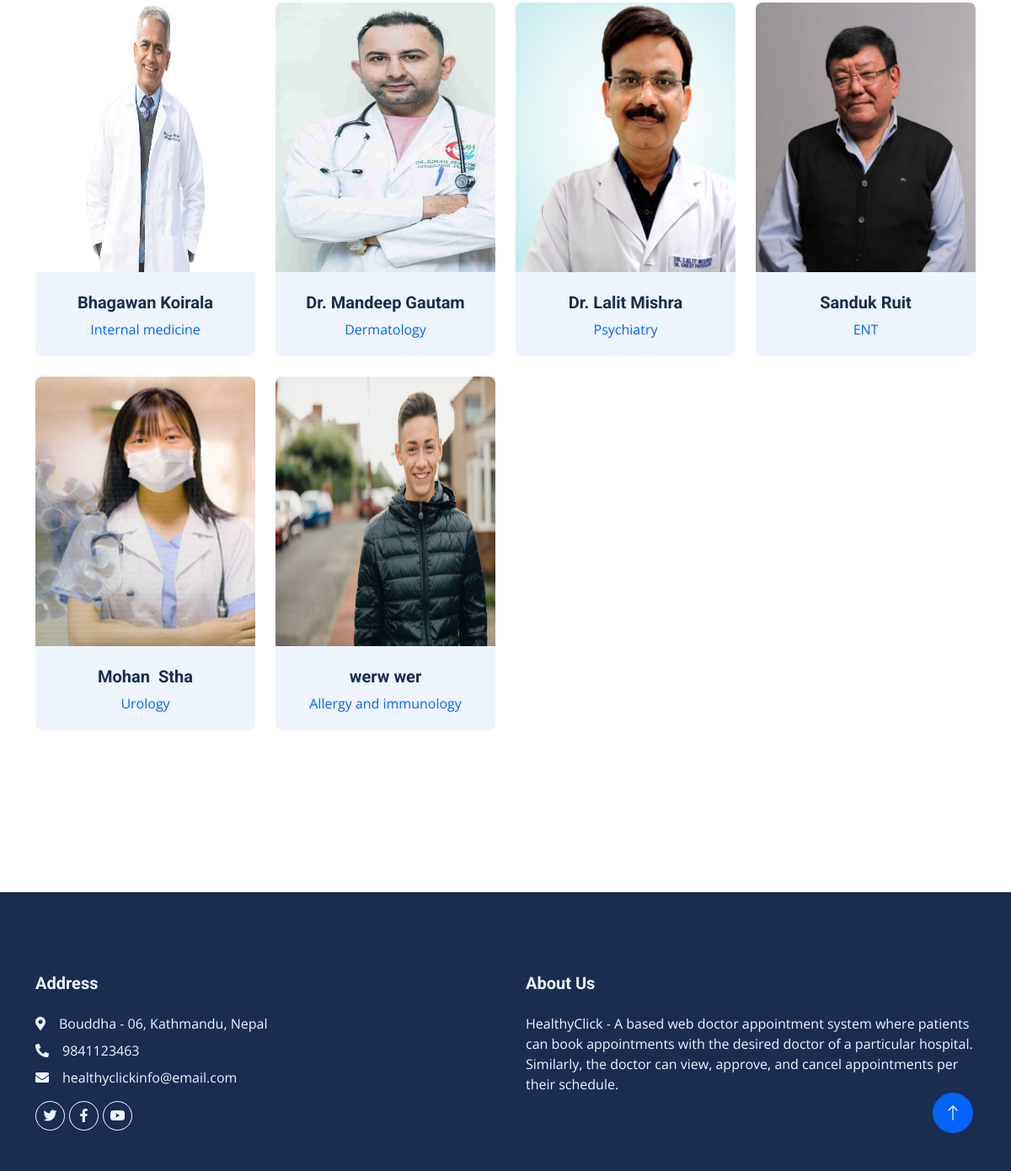
Before: / (lower part) with the older database file.
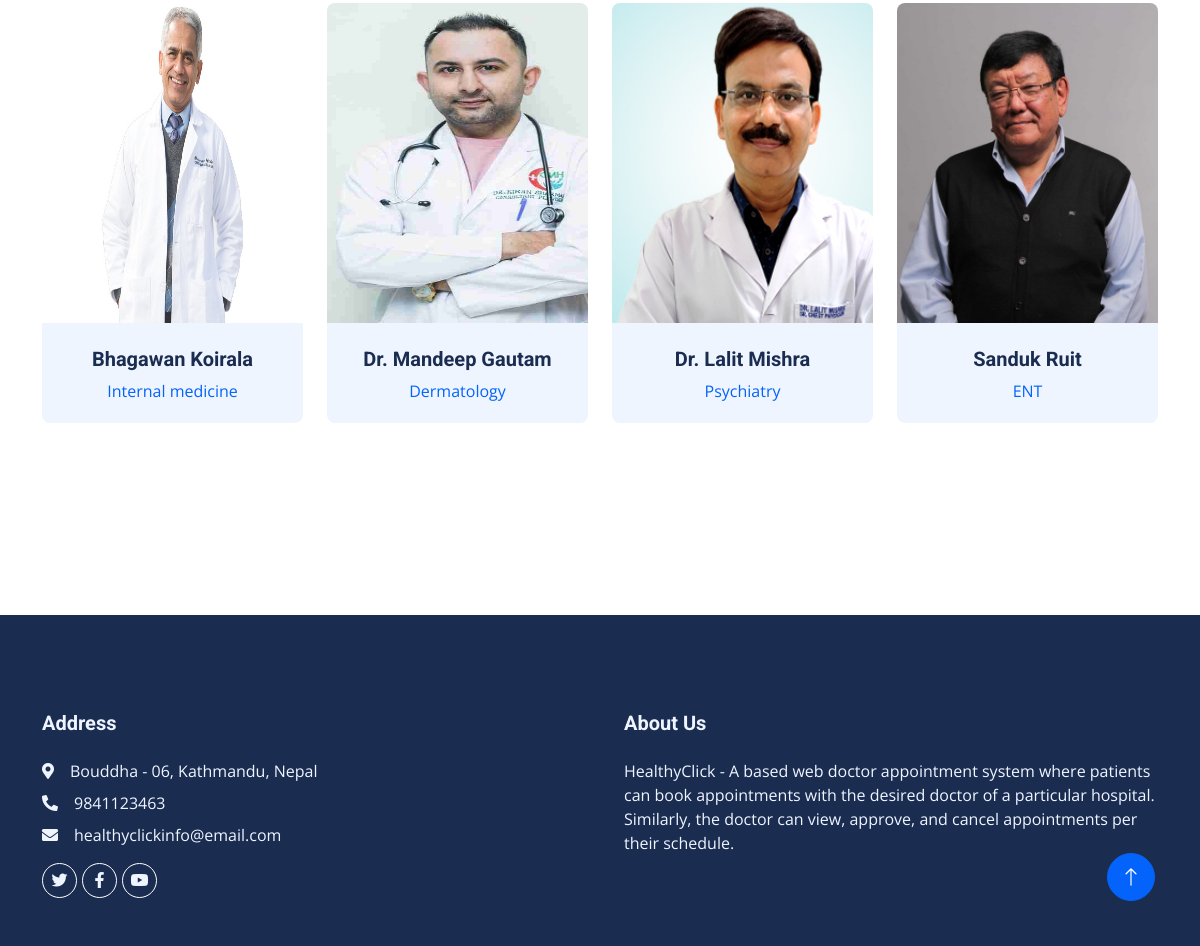
After: the same page with the newer database file.
### dasapp/models.py (models this page shows, shortened)
class DoctorReg(models.Model):
    admin = models.OneToOneField(CustomUser, on_delete=models.CASCADE, null=True, blank=True)
    mobilenumber = models.CharField(max_length=11)
    specialization_id = models.ForeignKey(Specialization, on_delete=models.CASCADE)
    regdate_at = models.DateTimeField(auto_now_add=True)
    updated_at = models.DateTimeField(auto_now=True)

class CustomUser(AbstractUser):
    USER = {
        (1, "admin"),
        (2, "doc"),
    }
    user_type = models.CharField(choices=USER, max_length=50, default=1)
    profile_pic = models.ImageField(upload_to="profile_pics/", blank=True, null=True)

class Specialization(models.Model):
    sname = models.CharField(max_length=200)
    created_at = models.DateTimeField(auto_now_add=True)
    updated_at = models.DateTimeField(auto_now=True)

class Page(models.Model):
    pagetitle = models.CharField(max_length=250)
    address = models.CharField(max_length=250)
    aboutus = models.TextField()
    email = models.EmailField(max_length=200)
    mobilenumber = models.IntegerField(default=0)
    created_at = models.DateTimeField(auto_now_add=True)
    updated_at = models.DateTimeField(auto_now=True)

### docappsystem/userviews.py (the view)
# urls.py: path("", userviews.Index, name="index"),
def Index(request):
    doctorview = DoctorReg.objects.all()
    page = Page.objects.all()
    context = {
        "doctorview": doctorview,
        "page": page,
    }
    return render(request, "index.html", context)

### templates/index.html (shortened to what this page needs)
{% extends 'userbase.html' %}
{% load static %}
{% block content %}
                {% for i in page %}
<div class="container-xxl py-5">
    <div class="container">
        <div class="row g-4">
            {% for i in doctorview %}
            <div class="col-lg-3 col-md-6 wow fadeInUp" data-wow-delay="0.1s">
                <div class="team-item position-relative rounded overflow-hidden">
                    <div class="overflow-hidden">
                        <img src="{{i.admin.profile_pic.url}}" alt="" width="300" height="320">
                    </div>
                    <div class="team-text bg-light text-center p-4">
                        <h5>{{i.admin.first_name }} {{ i.admin.last_name}}</h5>
                        <p class="text-primary">{{i.specialization_id.sname}}</p>
                    </div>
                </div>
            </div>{% endfor %}
        </div>
    </div>
</div>
<div class="container-xxl py-5">
         {% endfor %}
    </div>
{% endblock %}

### templates/userbase.html (shortened to what this page needs)
<!DOCTYPE html>
<html lang="en">
    {% load static %}
<head>
    <link href="https://cdnjs.cloudflare.com/ajax/libs/font-awesome/5.10.0/css/all.min.css" rel="stylesheet">
    <link href="https://cdn.jsdelivr.net/npm/bootstrap-icons@1.4.1/font/bootstrap-icons.css" rel="stylesheet">
    <link href="{% static 'lib/animate/animate.min.css'%}" rel="stylesheet">
    <link href="{% static 'lib/owlcarousel/assets/owl.carousel.min.css'%}" rel="stylesheet">
    <link href="{% static 'lib/tempusdominus/css/tempusdominus-bootstrap-4.min.css'%}" rel="stylesheet" />
    <link href="{% static 'css/bootstrap.min.css'%}" rel="stylesheet">
    <link href="{% static 'css/style.css'%}" rel="stylesheet">
</head>
<body>
{% block content %}
{% endblock %}
    {% include 'userincludes/footer.html' %}
</body>
</html>

### templates/userincludes/header.html (shortened to what this page needs)
{% load static %}

### templates/userincludes/footer.html
{% load static %}
<div class="container-fluid bg-dark text-light footer mt-5 pt-5 wow fadeIn" data-wow-delay="0.1s">
    <div class="container py-5">
        <div class="row g-5">
            <div class="col-lg-6 col-md-6">
                <h5 class="text-light mb-4">Address</h5>
                {% for i in page %}
                <p class="mb-2"><i class="fa fa-map-marker-alt me-3"></i>{{i.address}}</p>
                <p class="mb-2"><i class="fa fa-phone-alt me-3"></i>{{i.mobilenumber}}</p>
                <p class="mb-2"><i class="fa fa-envelope me-3"></i>{{i.email}}</p>{% endfor %}
                <div class="d-flex pt-2">
                    <a class="btn btn-outline-light btn-social rounded-circle" href=""><i class="fab fa-twitter"></i></a>
                    <a class="btn btn-outline-light btn-social rounded-circle" href=""><i class="fab fa-facebook-f"></i></a>
                    <a class="btn btn-outline-light btn-social rounded-circle" href=""><i class="fab fa-youtube"></i></a>
                </div>
            </div>
            <div class="col-lg-6 col-md-6">
                <h5 class="text-light mb-4">About Us</h5>
                {% for i in page %}
                {{ i.aboutus }}{% endfor %}
            </div>
        </div>
    </div>
</div>
<a href="#" class="btn btn-lg btn-primary btn-lg-square rounded-circle back-to-top"><i class="bi bi-arrow-up"></i></a>

### static/css/style.css (style rules this page uses)
:root { --primary: #21af2b; --light: #EFF5FF; --dark: #1B2C51; }
.back-to-top { position: fixed; display: none; right: 45px; bottom: 45px; z-index: 99; }
.btn { font-weight: 500; transition: .5s; }
.btn.btn-primary, .btn.btn-secondary { color: #FFFFFF; }
.btn-lg-square { width: 48px; height: 48px; }
.btn-square, .btn-sm-square, .btn-lg-square { padding: 0; display: flex; align-items: center; justify-content: center; font-weight: normal; }
.team-item img { position: relative; top: 0; transition: .5s; }
.team-item .team-text { position: relative; height: 100px; transition: .5s; }
.footer .btn.btn-social { margin-right: 5px; width: 35px; height: 35px; display: flex; align-items: center; justify-content: center; color: var(--light); border: 1px solid #FFFFFF; transition: .3s; }

Changed rows visible on the page:
removed DoctorReg: admin.profile_pic (picture), admin.first_name "Mohan", admin.last_name "Stha", specialization_id.sname "Urology"
removed DoctorReg: admin.profile_pic (picture), admin.first_name "werw", admin.last_name "wer", specialization_id.sname "Allergy and immunology"
